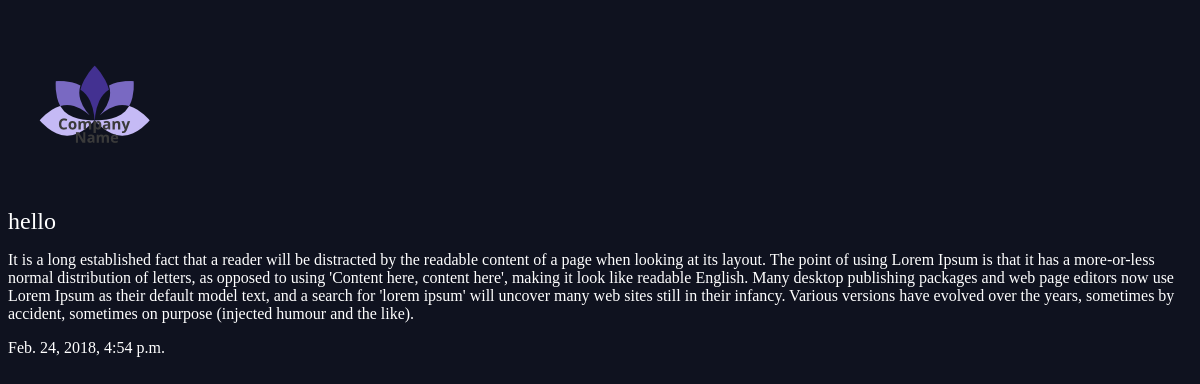
The page /articles//hello-world/ on the database its author committed.
### articles/models.py (models this page shows, shortened)
class Article(models.Model):
	title = models.CharField(max_length=100)
	slug = models.SlugField()
	body = models.TextField()
	date = models.DateTimeField(auto_now_add=True)

### articles/views.py (the view)
# urls.py: url(r'^/(?P<slug>[\w-]+)/$',views.article_detail,name="detail"),
def article_detail(request, slug):
	article = Article.objects.get(slug=slug)
	return render(request,'articles/article_detail.html',{'article':article})

### articles/templates/articles/article_detail.html
{% extends 'base_layout.html' %}
{% block content %}
<div class="article-detail">
	<div class="article">
		<h2>{{article.title}}</h2>
		<p>{{article.body}}</p>
		<p>{{article.date}}</p>
	</div>
</div>
{% endblock %}

### assets/styles.css (style rules this page uses)
body { background-color: #0f121f; background-image: url(/static/start.png); color: #fff; }
body * { font-family: Ubuntu; }
h1,h2,h3,h4,h5 { font-weight: normal; margin: 0; }

### rows shown on the page
Article: title "hello", body "It is a long established fact that a reader will be distracted by the readable content of a page when looking at its layout. The point of using Lorem Ipsum is that it has a more-or-less normal distribution of letters, as opposed to using 'Content here, content here', making it look like readable English. Many desktop publishing packages and web page editors now use Lorem Ipsum as their default model text, and a search for 'lorem ipsum' will uncover many web sites still in their infancy. Various versions have evolved over the years, sometimes by accident, sometimes on purpose (injected humour and the like).", date "Feb. 24, 2018, 4:54 p.m."
